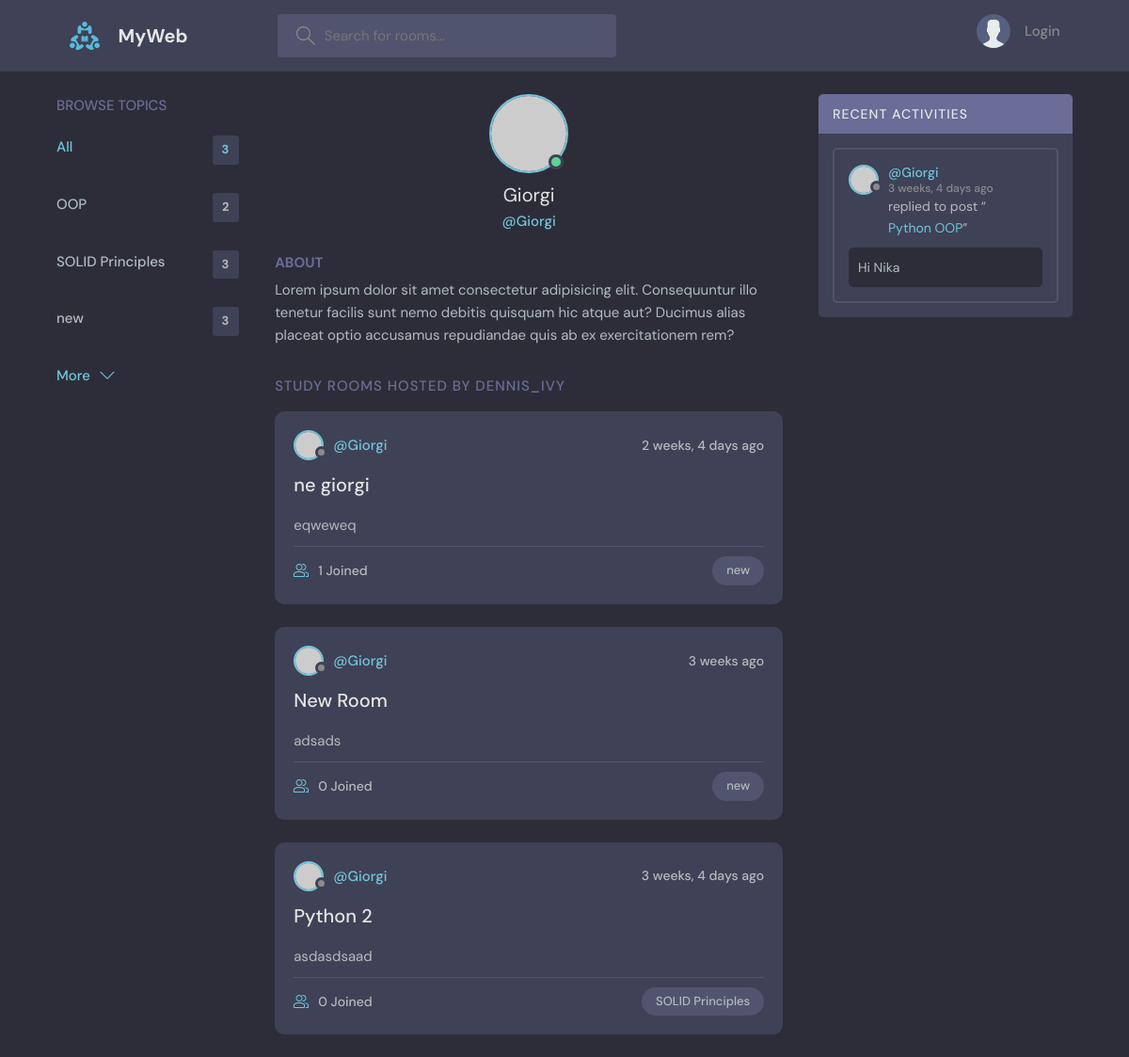
/profile/2/, run on an earlier commit of the app's database.
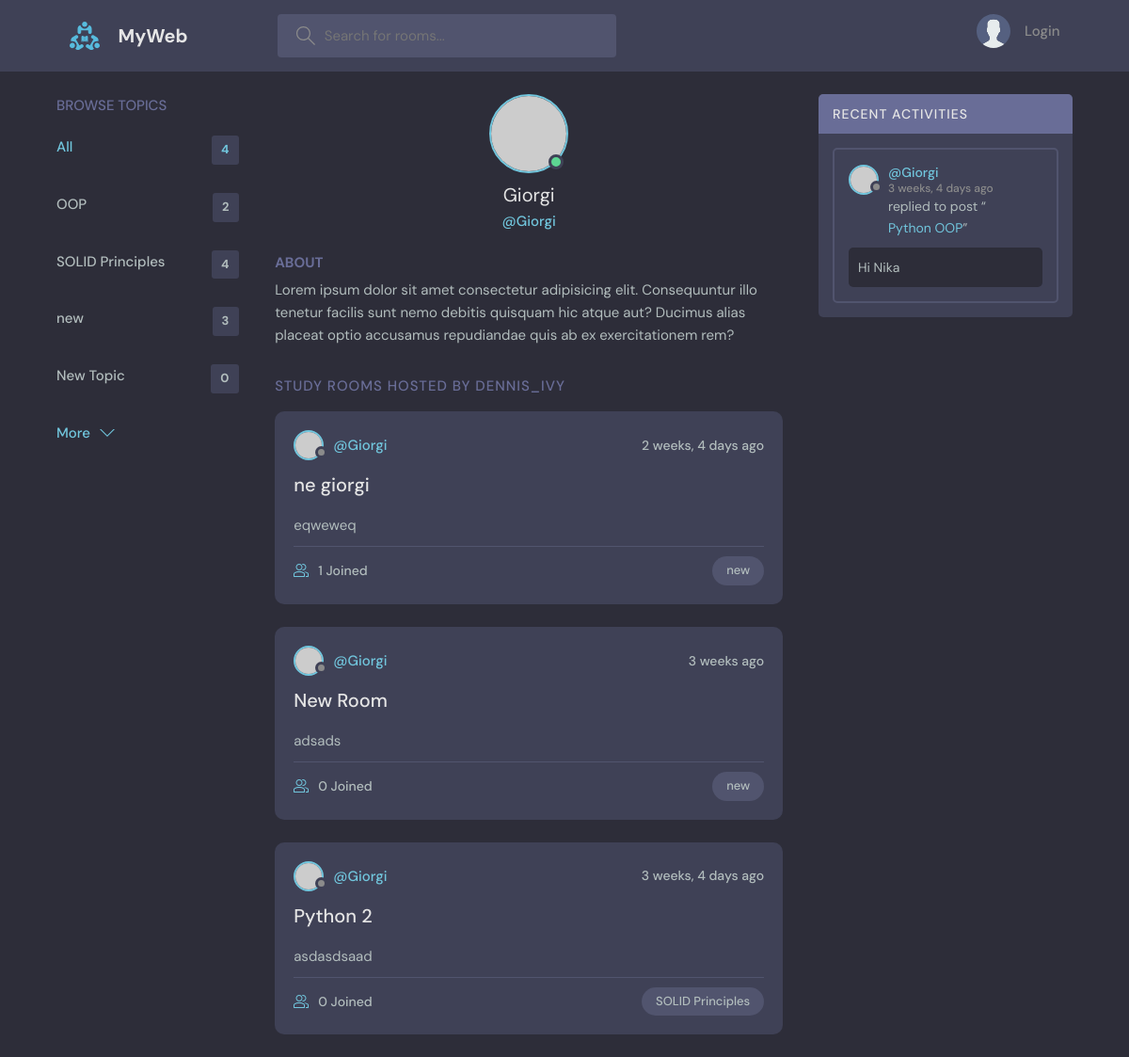
And on a later commit of the database.
### base/models.py (models this page shows, shortened)
class Topic(models.Model):
    name = models.CharField(max_length=200)
    def __str__(self):
        return self.name

class Room(models.Model):
    host = models.ForeignKey(User, on_delete=models.SET_NULL, null=True)
    topic = models.ForeignKey(Topic, on_delete=models.SET_NULL, null=True)
    name = models.CharField(max_length=150)
    description = models.TextField(null=True, blank=True)
    participants = models.ManyToManyField(User, related_name="participants", blank=True)
    updated = models.DateTimeField(auto_now=True)
    created = models.DateTimeField(auto_now_add=True)
    class Meta:
        ordering = ['-updated', '-created']
    def __str__(self):
        return self.name

class Messages(models.Model):
    user = models.ForeignKey(User, on_delete=models.CASCADE)
    room = models.ForeignKey(Room, on_delete=models.CASCADE)
    body = models.TextField()
    updated = models.DateTimeField(auto_now=True)
    created = models.DateTimeField(auto_now_add=True)
    class Meta:
        ordering = ['-updated', '-created']

### base/views.py (the view)
# urls.py: path('profile/<str:pk>/', views.user_profile, name='user-profile'),
def user_profile(request, pk):
    user = User.objects.get(id=pk)
    topics = Topic.objects.all()
    rooms = user.room_set.all()
    room_messages = user.messages_set.all()
    context = {"user": user, "topics": topics, "rooms": rooms, "room_messages": room_messages}
    return render(request, "base/profile.html", context)

### base/templates/base/profile.html (shortened to what this page needs)
{% extends 'main.html' %}
{% block content %}
  <main class="profile-page layout layout--3">
    <div class="container">
      {% include 'base/topics_component.html' %}
      <div class="roomList">
        <div class="profile">
          <div class="profile__avatar">
            <div class="avatar avatar--large active">
              <img src="https://randomuser.me/api/portraits/men/11.jpg" />
            </div>
          </div>
          <div class="profile__info">
            <h3>{{user.username}}</h3>
            <p>@{{user.username}}</p>
          </div>
          <div class="profile__about">
            <h3>About</h3>
            <p>
              Lorem ipsum dolor sit amet consectetur adipisicing elit. Consequuntur illo tenetur
              facilis sunt nemo debitis quisquam hic atque aut? Ducimus alias placeat optio
              accusamus repudiandae quis ab ex exercitationem rem?
            </p>
          </div>
        </div>
        <div class="roomList__header">
          <div>
            <h2>Study Rooms Hosted by dennis_ivy</a>
            </h2>
          </div>
        </div>
        {% include 'base/feed_component.html' %}
      </div>
      {% include 'base/activity_component.html' %}
    </div>
  </main>
{% endblock %}

### base/templates/base/topics_component.html
<div class="topics">
          <div class="topics__header">
            <h2>Browse Topics</h2>
          </div>
          <ul class="topics__list">
            <li>
              <a href="{% url 'home' %}" class="active">All <span>{{topics.count}}</span></a>
            </li>
          {% for topic in topics %}
            <li>
              <a href="{% url 'home' %}?q={{ topic.name }}">{{ topic }} <span>{{topic.room_set.all.count}}</span></a>
            </li>
          {% endfor %}
          </ul>
          <a class="btn btn--link" href="topics.html">
            More
            <svg version="1.1" xmlns="http://www.w3.org/2000/svg" width="32" height="32" viewBox="0 0 32 32">
              <title>chevron-down</title>
              <path d="M16 21l-13-13h-3l16 16 16-16h-3l-13 13z"></path>
            </svg>
          </a>
        </div>

### base/templates/base/feed_component.html (shortened to what this page needs)
{% for room in rooms %}
  <div class="roomListRoom">
              <div class="roomListRoom__header">
                <a href="{% url 'user-profile' room.host.id %}" class="roomListRoom__author">
                  <div class="avatar avatar--small">
                    <img src="https://randomuser.me/api/portraits/women/11.jpg" />
                  </div>
                  <span>@{{room.host}}</span>
                </a>
                <div class="roomListRoom__actions">
                  <span>{{room.created|timesince}} ago</span>
                </div>
              </div>
              <div class="roomListRoom__content">
                <a href="{% url 'room' room.id %}">{{room}}</a>
                <p>
                  {{room.description}}
                </p>
              </div>
              <div class="roomListRoom__meta">
                <a href="{% url 'room' room.id %}" class="roomListRoom__joined">
                  {{room.participants.all.count}} Joined
                </a>
                <p class="roomListRoom__topic">{{room.topic.name}}</p>
              </div>
  </div>
{% endfor %}

### base/templates/base/activity_component.html (shortened to what this page needs)
<div class="activities">
          <div class="activities__header">
            <h2>Recent Activities</h2>
          </div>
          {% for message in room_messages %}
            <div class="activities__box">
            <div class="activities__boxHeader roomListRoom__header">
              <a href="{% url 'user-profile' message.user.id %}" class="roomListRoom__author">
                <div class="avatar avatar--small">
                  <img src="https://randomuser.me/api/portraits/women/11.jpg" />
                </div>
                <p>
                  @{{message.user.username}}
                  <span>{{message.created|timesince}} ago</span>
                </p>
              </a>
            </div>
            <div class="activities__boxContent">
              <p>replied to post “<a href="{% url 'room' message.room.id %}">{{message.room}}</a>”</p>
              <div class="activities__boxRoomContent">
                {{message.body}}
              </div>
            </div>
          </div>
          {% endfor %}
        </div>

What changed in the data, as far as the page shows it:
computed for Topic "SOLID Principles": room_set.all.count "3" → "4"
added Topic: name "New Topic", room_set.all.count "0"
Also different on the page:
{{ topics.count }}: "3" → "4"
